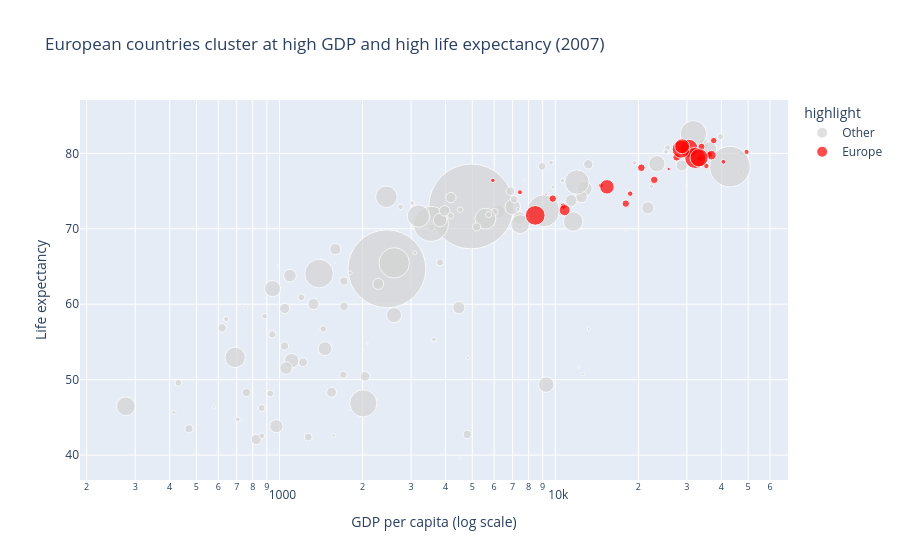

Notebook code cell kept with this figure:
### Code cell
# 2007 verisi
df_2007 = df[df['year'] == 2007].copy()

# 2. Highlight için 
highlight_continent = "Europe"  

df_2007['highlight'] = df_2007['continent'].apply(
    lambda x: highlight_continent if x == highlight_continent else 'Other'
)

# 3. Bubble chart part
fig = px.scatter(
    df_2007,
    x='gdpPercap',
    y='lifeExp',
    size='pop',
    color='highlight',
    hover_name='country',
    log_x=True,
    size_max=60,
    color_discrete_map={
        highlight_continent: 'red',
        'Other': 'lightgrey'
    },
    title= 'European countries cluster at high GDP and high life expectancy (2007)',
    labels={
        'gdpPercap': 'GDP per capita (log scale)',
        'lifeExp': 'Life expectancy'
    }
)

# 4. Annotation - story part
fig.add_annotation(
    x=20000,
    y=75,
    text=f"{highlight_continent} countries show strong economic performance and high life expectancy",
    showarrow=True
)

fig.show()

### Figure 1 — Plotly figure (JSON) as saved in the notebook; plotly's stock layout.template omitted (floating-point values rounded to 4 significant figures)
{"data": [{"hovertemplate": "<b>%{hovertext}</b><br><br>highlight=Other<br>GDP per capita (log scale)=%{x}<br>Life expectancy=%{y}<br>pop=%{marker.size}<extra></extra>", "hovertext": ["Afghanistan", "Algeria", "Angola", "Argentina", "Australia", "Bahrain", "Bangladesh", "Benin", "Bolivia", "Botswana", "Brazil", "Burkina Faso", "Burundi", "Cambodia", "Cameroon", "Canada", "Central African Republic", "Chad", "Chile", "China", "Colombia", "Comoros", "Congo, Dem. Rep.", "Congo, Rep.", "Costa Rica", "Cote d'Ivoire", "Cuba", "Djibouti", "Dominican Republic", "Ecuador", "Egypt", "El Salvador", "Equatorial Guinea", "Eritrea", "Ethiopia", "Gabon", "Gambia", "Ghana", "Guatemala", "Guinea", "Guinea-Bissau", "Haiti", "Honduras", "Hong Kong, China", "India", "Indonesia", "Iran", "Iraq", "Israel", "Jamaica", "Japan", "Jordan", "Kenya", "Korea, Dem. Rep.", "Korea, Rep.", "Kuwait", "Lebanon", "Lesotho", "Liberia", "Libya", "Madagascar", "Malawi", "Malaysia", "Mali", "Mauritania", "Mauritius", "Mexico", "Mongolia", "Morocco", "Mozambique", "Myanmar", "Namibia", "Nepal", "New Zealand", "Nicaragua", "Niger", "Nigeria", "Oman", "Pakistan", "Panama", "Paraguay", "Peru", "Philippines", "Puerto Rico", "Reunion", "Rwanda", "Sao Tome and Principe", "Saudi Arabia", "Senegal", "Sierra Leone", "Singapore", "Somalia", "South Africa", "Sri Lanka", "Sudan", "Swaziland", "Syria", "Taiwan", "Tanzania", "Thailand", "Togo", "Trinidad and Tobago", "Tunisia", "Uganda", "United States", "Uruguay", "Venezuela", "Vietnam", "West Bank and Gaza", "Yemen, Rep.", "Zambia", "Zimbabwe"], "legendgroup": "Other", "marker": {"color": "lightgrey", "size": [31889923, 33333216, 12420476, 40301927, 20434176, 708573, 150448339, 8078314, 9119152, 1639131, 190010647, 14326203, 8390505, 14131858, 17696293, 33390141, 4369038, 10238807, 16284741, 1318683096, 44227550, 710960, 64606759, 3800610, 4133884, 18013409, 11416987, 496374, 9319622, 13755680, 80264543, 6939688, 551201, 4906585, 76511887, 1454867, 1688359, 22873338, 12572928, 9947814, 1472041, 8502814, 7483763, 6980412, 1110396331, 223547000, 69453570, 27499638, 6426679, 2780132, 127467972, 6053193, 35610177, 23301725, 49044790, 2505559, 3921278, 2012649, 3193942, 6036914, 19167654, 13327079, 24821286, 12031795, 3270065, 1250882, 108700891, 2874127, 33757175, 19951656, 47761980, 2055080, 28901790, 4115771, 5675356, 12894865, 135031164, 3204897, 169270617, 3242173, 6667147, 28674757, 91077287, 3942491, 798094, 8860588, 199579, 27601038, 12267493, 6144562, 4553009, 9118773, 43997828, 20378239, 42292929, 1133066, 19314747, 23174294, 38139640, 65068149, 5701579, 1056608, 10276158, 29170398, 301139947, 3447496, 26084662, 85262356, 4018332, 22211743, 11746035, 12311143], "sizemode": "area", "sizeref": 366300.0, "symbol": "circle"}, "mode": "markers", "name": "Other", "orientation": "v", "showlegend": true, "type": "scatter", "x": [974.6, 6223.0, 4797.0, 12780.0, 34440.0, 29800.0, 1391.0, 1441.0, 3822.0, 12570.0, 9066.0, 1217.0, 430.1, 1714.0, 2042.0, 36320.0, 706.0, 1704.0, 13170.0, 4959.0, 7007.0, 986.1, 277.6, 3633.0, 9645.0, 1545.0, 8948.0, 2082.0, 6025.0, 6873.0, 5581.0, 5728.0, 12150.0, 641.4, 690.8, 13210.0, 752.7, 1328.0, 5186.0, 942.7, 579.2, 1202.0, 3548.0, 39720.0, 2452.0, 3541.0, 11610.0, 4471.0, 25520.0, 7321.0, 31660.0, 4519.0, 1463.0, 1593.0, 23350.0, 47310.0, 10460.0, 1569.0, 414.5, 12060.0, 1045.0, 759.3, 12450.0, 1043.0, 1803.0, 10960.0, 11980.0, 3096.0, 3820.0, 823.7, 944.0, 4811.0, 1091.0, 25190.0, 2749.0, 619.7, 2014.0, 22320.0, 2606.0, 9809.0, 4173.0, 7409.0, 3190.0, 19330.0, 7670.0, 863.1, 1598.0, 21650.0, 1712.0, 862.5, 47140.0, 926.1, 9270.0, 3970.0, 2602.0, 4513.0, 4185.0, 28720.0, 1107.0, 7458.0, 883.0, 18010.0, 7093.0, 1056.0, 42950.0, 10610.0, 11420.0, 2442.0, 3025.0, 2281.0, 1271.0, 469.7], "xaxis": "x", "y": [43.83, 72.3, 42.73, 75.32, 81.23, 75.64, 64.06, 56.73, 65.55, 50.73, 72.39, 52.3, 49.58, 59.72, 50.43, 80.65, 44.74, 50.65, 78.55, 72.96, 72.89, 65.15, 46.46, 55.32, 78.78, 48.33, 78.27, 54.79, 72.23, 74.99, 71.34, 71.88, 51.58, 58.04, 52.95, 56.73, 59.45, 60.02, 70.26, 56.01, 46.39, 60.92, 70.2, 82.21, 64.7, 70.65, 70.96, 59.55, 80.75, 72.57, 82.6, 72.53, 54.11, 67.3, 78.62, 77.59, 71.99, 42.59, 45.68, 73.95, 59.44, 48.3, 74.24, 54.47, 64.16, 72.8, 76.19, 66.8, 71.16, 42.08, 62.07, 52.91, 63.78, 80.2, 72.9, 56.87, 46.86, 75.64, 65.48, 75.54, 71.75, 71.42, 71.69, 78.75, 76.44, 46.24, 65.53, 72.78, 63.06, 42.57, 79.97, 48.16, 49.34, 72.4, 58.56, 39.61, 74.14, 78.4, 52.52, 70.62, 58.42, 69.82, 73.92, 51.54, 78.24, 76.38, 73.75, 74.25, 73.42, 62.7, 42.38, 43.49], "yaxis": "y"}, {"hovertemplate": "<b>%{hovertext}</b><br><br>highlight=Europe<br>GDP per capita (log scale)=%{x}<br>Life expectancy=%{y}<br>pop=%{marker.size}<extra></extra>", "hovertext": ["Albania", "Austria", "Belgium", "Bosnia and Herzegovina", "Bulgaria", "Croatia", "Czech Republic", "Denmark", "Finland", "France", "Germany", "Greece", "Hungary", "Iceland", "Ireland", "Italy", "Montenegro", "Netherlands", "Norway", "Poland", "Portugal", "Romania", "Serbia", "Slovak Republic", "Slovenia", "Spain", "Sweden", "Switzerland", "Turkey", "United Kingdom"], "legendgroup": "Europe", "marker": {"color": "red", "size": [3600523, 8199783, 10392226, 4552198, 7322858, 4493312, 10228744, 5468120, 5238460, 61083916, 82400996, 10706290, 9956108, 301931, 4109086, 58147733, 684736, 16570613, 4627926, 38518241, 10642836, 22276056, 10150265, 5447502, 2009245, 40448191, 9031088, 7554661, 71158647, 60776238], "sizemode": "area", "sizeref": 366300.0, "symbol": "circle"}, "mode": "markers", "name": "Europe", "orientation": "v", "showlegend": true, "type": "scatter", "x": [5937.0, 36130.0, 33690.0, 7446.0, 10680.0, 14620.0, 22830.0, 35280.0, 33210.0, 30470.0, 32170.0, 27540.0, 18010.0, 36180.0, 40680.0, 28570.0, 9254.0, 36800.0, 49360.0, 15390.0, 20510.0, 10810.0, 9787.0, 18680.0, 25770.0, 28820.0, 33860.0, 37510.0, 8458.0, 33200.0], "xaxis": "x", "y": [76.42, 79.83, 79.44, 74.85, 73.0, 75.75, 76.49, 78.33, 79.31, 80.66, 79.41, 79.48, 73.34, 81.76, 78.89, 80.55, 74.54, 79.76, 80.2, 75.56, 78.1, 72.48, 74.0, 74.66, 77.93, 80.94, 80.88, 81.7, 71.78, 79.42], "yaxis": "y"}], "layout": {"annotations": [{"showarrow": true, "text": "Europe countries show strong economic performance and high life expectancy", "x": 20000, "y": 75}], "legend": {"itemsizing": "constant", "title": {"text": "highlight"}, "tracegroupgap": 0}, "title": {"text": "European countries cluster at high GDP and high life expectancy (2007)"}, "xaxis": {"anchor": "y", "domain": [0, 1], "title": {"text": "GDP per capita (log scale)"}, "type": "log"}, "yaxis": {"anchor": "x", "domain": [0, 1], "title": {"text": "Life expectancy"}}}}
